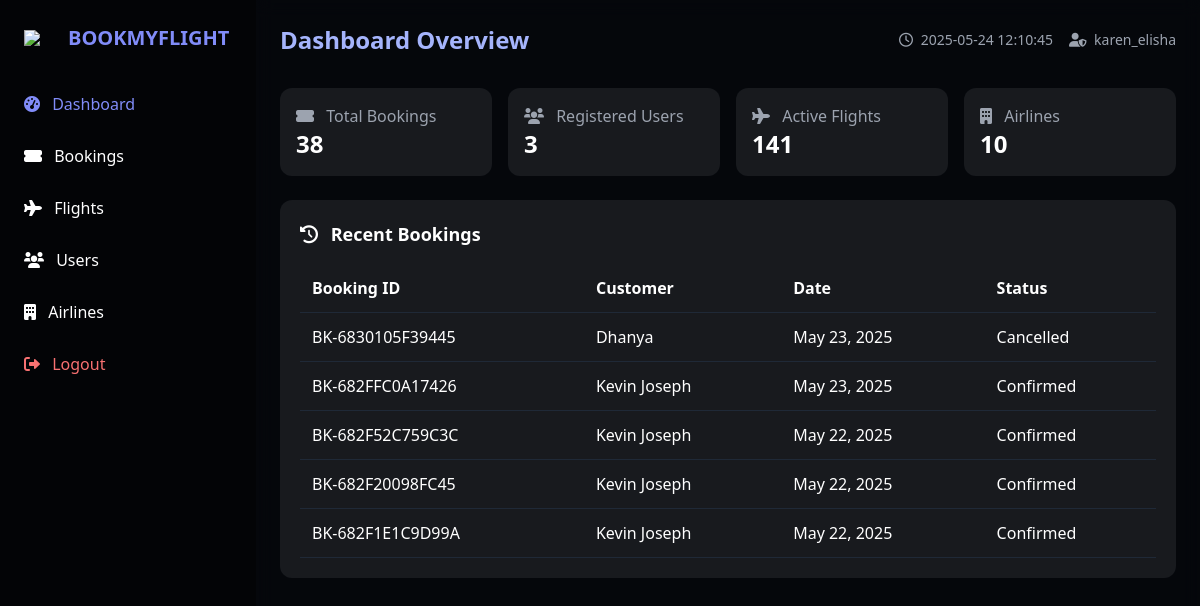
The app's page /admin-dashboard.php (signed in), older data.
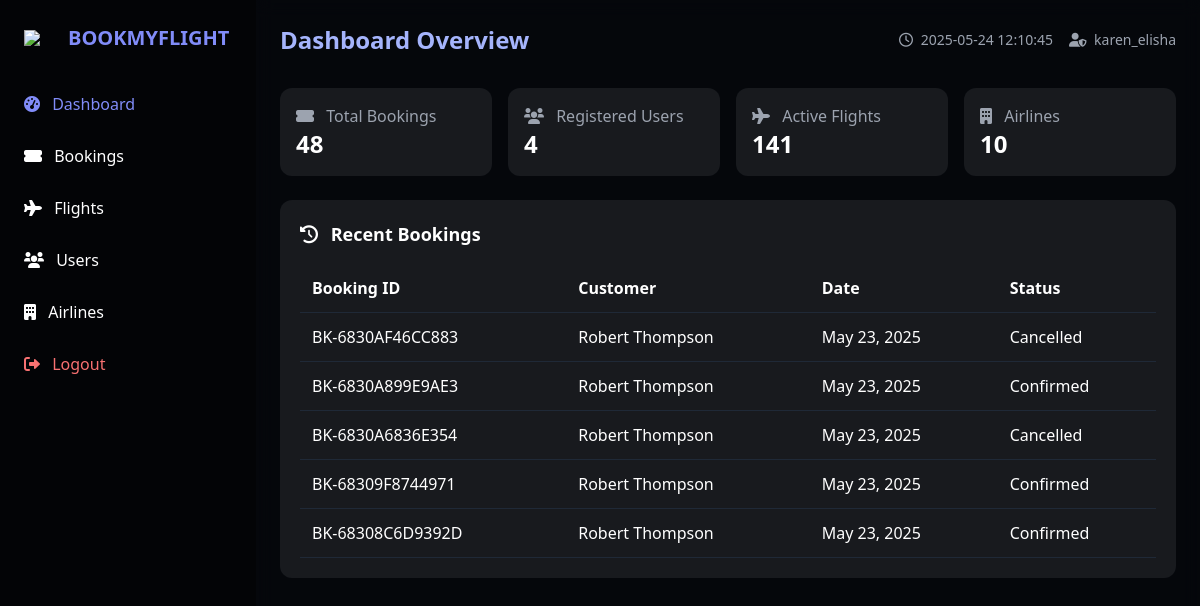
The same page, newer data.
### tables this page shows
CREATE TABLE `bookings` (
  `booking_id` int(11) NOT NULL,
  `booking_reference` varchar(20) NOT NULL,
  `user_id` int(11) NOT NULL,
  `flight_id` int(11) NOT NULL,
  `booking_date` datetime NOT NULL,
  `travel_date` date NOT NULL,
  `num_passengers` int(11) NOT NULL,
  `total_amount` decimal(10,2) NOT NULL,
  `contact_email` varchar(100) NOT NULL,
  `contact_phone` varchar(20) NOT NULL,
  `booking_status` enum('Pending','Confirmed','Cancelled') NOT NULL DEFAULT 'Pending',
  `payment_status` enum('Pending','Completed','Failed','Refunded') NOT NULL DEFAULT 'Pending',
  `payment_method` varchar(50) DEFAULT NULL,
  `created_at` datetime NOT NULL,
  `updated_at` datetime NOT NULL,
  `payment_details` varchar(255) DEFAULT NULL
);

CREATE TABLE `users` (
  `user_id` int(11) NOT NULL,
  `full_name` varchar(100) NOT NULL,
  `email` varchar(100) NOT NULL,
  `phone` varchar(15) NOT NULL,
  `password` varchar(255) NOT NULL,
  `member_since` timestamp NOT NULL DEFAULT current_timestamp(),
  `loyalty_points` int(11) DEFAULT 0,
  `loyalty_tier` enum('Bronze','Silver','Gold','Platinum') DEFAULT 'Bronze',
  `created_at` timestamp NULL DEFAULT current_timestamp()
);

### admin-dashboard.php (the view, shortened to what the changed rows need)
<?php
$db_host = "localhost";
$db_user = "root";
$db_pass = "";
$db_name = "airlines";
$mysqli = new mysqli($db_host, $db_user, $db_pass, $db_name);
$active_section = isset($_GET['section']) ? $_GET['section'] : 'dashboard';
$bookings_count = $mysqli->query("SELECT COUNT(*) as count FROM bookings")->fetch_assoc()['count'];
$users_count = $mysqli->query("SELECT COUNT(*) as count FROM users")->fetch_assoc()['count'];
$recent_bookings = $mysqli->query("SELECT b.booking_reference, u.full_name, b.booking_date, b.booking_status
                                FROM bookings b
                                JOIN users u ON b.user_id = u.user_id
                                ORDER BY b.booking_date DESC
                                LIMIT 5")->fetch_all(MYSQLI_ASSOC);
?>
<!DOCTYPE html>
<html lang="en">
<head>
  <script src="https://cdn.tailwindcss.com"></script>
  <link rel="stylesheet" href="https://cdnjs.cloudflare.com/ajax/libs/font-awesome/6.0.0/css/all.min.css">
</head>
<body class="bg-gray-900 text-white min-h-screen flex">
  <aside class="sidebar w-64 p-6 hidden md:block">
    <div class="flex items-center mb-8">
      <h1 class="text-xl font-bold text-indigo-400">BOOKMYFLIGHT</h1>
    </div>
  </aside>
  <main class="main-content flex-1 p-6 overflow-y-auto">
    <header class="flex justify-between items-center mb-8">
      <h2 class="text-2xl font-bold text-indigo-300">
        <?= ucfirst($active_section) ?> <?= $active_section === 'dashboard' ? 'Overview' : '' ?>
      </h2>
    </header>
    <section id="dashboardSection" class="section <?= $active_section === 'dashboard' ? 'active' : '' ?>">
      <div class="grid grid-cols-1 md:grid-cols-2 lg:grid-cols-4 gap-4 mb-6">
        <div class="card p-4 rounded-xl">
          <div class="text-gray-400"><i class="fas fa-ticket-alt mr-2"></i> Total Bookings</div>
          <div class="text-2xl font-bold"><?= $bookings_count ?></div>
        </div>
        <div class="card p-4 rounded-xl">
          <div class="text-gray-400"><i class="fas fa-users mr-2"></i> Registered Users</div>
          <div class="text-2xl font-bold"><?= $users_count ?></div>
        </div>
      </div>
        <div class="card p-5 rounded-xl lg:col-span-2">
          <div class="overflow-x-auto">
            <table class="w-full">
              <thead>
                <tr class="border-b border-gray-800 text-left">
                  <th class="p-3">Booking ID</th>
                  <th class="p-3">Customer</th>
                  <th class="p-3">Date</th>
                  <th class="p-3">Status</th>
                </tr>
              </thead>
              <tbody>
                <?php foreach ($recent_bookings as $booking): ?>
                <tr class="table-row border-b border-gray-800">
                  <td class="p-3"><?= $booking['booking_reference'] ?></td>
                  <td class="p-3"><?= $booking['full_name'] ?></td>
                  <td class="p-3"><?= date('M d, Y', strtotime($booking['booking_date'])) ?></td>
                  <td class="p-3">
                    <span class="badge <?=
                      $booking['booking_status'] === 'Confirmed' ? 'badge-success' :
                      ($booking['booking_status'] === 'Pending' ? 'badge-warning' : 'badge-danger')
                    ?>">
                      <?= $booking['booking_status'] ?>
                    </span>
                  </td>
                </tr>
                <?php endforeach; ?>
              </tbody>
            </table>
          </div>
        </div>
    </section>
  </main>
</body>
</html>

Row changes from the older to the newer data that the page shows:
no longer on this page (row unchanged): bookings: booking_reference "BK-6830105F39445", user.full_name "Dhanya", booking_date "May 23, 2025", booking_status "Cancelled"
no longer on this page (row unchanged): bookings: booking_reference "BK-682FFC0A17426", user.full_name "Kevin Joseph", booking_date "May 23, 2025", booking_status "Confirmed"
no longer on this page (row unchanged): bookings: booking_reference "BK-682F52C759C3C", user.full_name "Kevin Joseph", booking_date "May 22, 2025", booking_status "Confirmed"
no longer on this page (row unchanged): bookings: booking_reference "BK-682F20098FC45", user.full_name "Kevin Joseph", booking_date "May 22, 2025", booking_status "Confirmed"
no longer on this page (row unchanged): bookings: booking_reference "BK-682F1E1C9D99A", user.full_name "Kevin Joseph", booking_date "May 22, 2025", booking_status "Confirmed"
added bookings: booking_reference "BK-6830AF46CC883", user.full_name "Robert Thompson", booking_date "May 23, 2025", booking_status "Cancelled"
added bookings: booking_reference "BK-6830A899E9AE3", user.full_name "Robert Thompson", booking_date "May 23, 2025", booking_status "Confirmed"
added bookings: booking_reference "BK-6830A6836E354", user.full_name "Robert Thompson", booking_date "May 23, 2025", booking_status "Cancelled"
added bookings: booking_reference "BK-68309F8744971", user.full_name "Robert Thompson", booking_date "May 23, 2025", booking_status "Confirmed"
added bookings: booking_reference "BK-68308C6D9392D", user.full_name "Robert Thompson", booking_date "May 23, 2025", booking_status "Confirmed"
Text that changed along with them:
$bookings_count: "38" → "48"
$users_count: "3" → "4"
